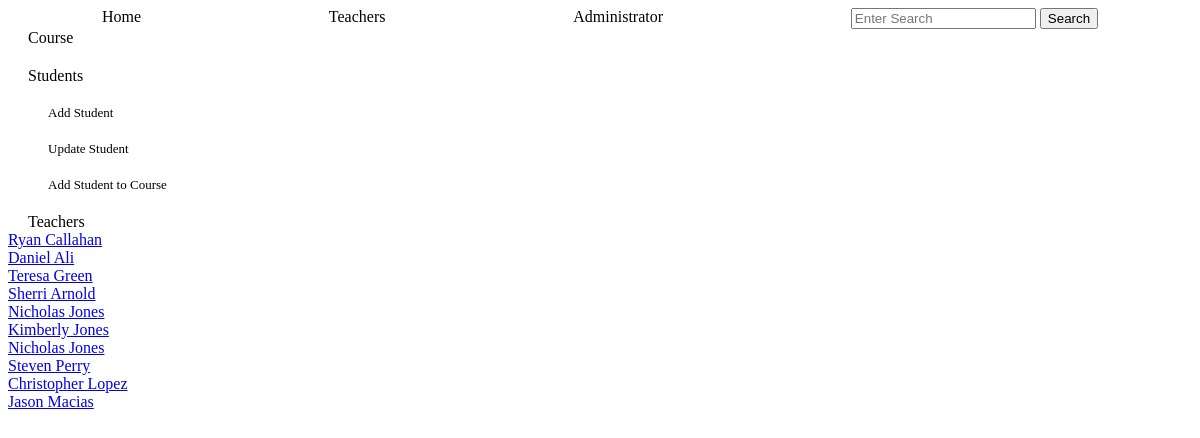
The app's page /course_student, older data.
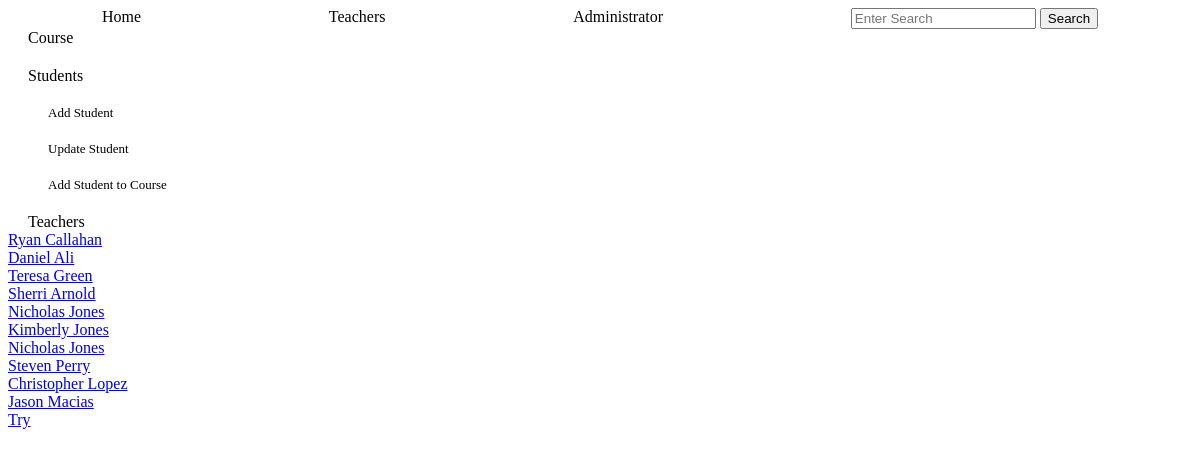
The same page, newer data.
### tables this page shows
CREATE TABLE students (
        id INTEGER PRIMARY KEY,
        name TEXT NOT NULL,
        email TEXT NOT NULL UNIQUE,
        phone TEXT
        );

### app.py (the view)
@app.route('/course_student')
def course_student():
    students=crud.read_all('students')
    return render_template('course_student.html', students=create_students_objects(students))

### crud.py (called while the page is built)
def read_all(table):
    return query(f"SELECT * FROM {table}")

### functions.py (called while the page is built)
def create_students_objects(students: list):
    students_objects=[classes.Student(student[0], student[1], student[2], student[3]) for student in students]
    return students_objects

### setup_db.py (called while the page is built)
def query(sql):
    with sqlite3.connect('students.db') as conn:
        cur=conn.cursor()
        cur.execute(sql)
        return cur.fetchall()

### templates/course_student.html
{% include "admin_students.html" %}
<div>
    {% for student in students %}
    <div><a href="/registration/{{student.tid}}">{{student.name}}</a></div>
    {% endfor %}
</div>

Row changes from the older to the newer data that the page shows:
added students: name "Try"
